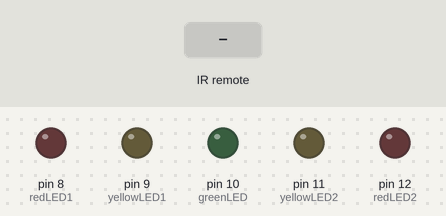
Bench run of a sketch on a simulated Arduino Uno, built with avr-gcc and run on an emulated ATmega328P. Parts: output pins drawn as LEDs (lit = HIGH). Dashed ring = blinking. The inputs (shaded band) are chosen by the test bench. Random numbers use the default seed unless the sketch sets one.

Above: at 1.2 s.
1.3 s: infrared code 0xFF30CF received
At 4.1 s:
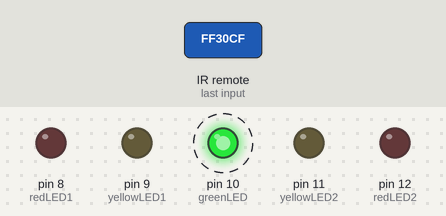
4.3 s: infrared code 0xFF18E7 received
At 6.1 s:
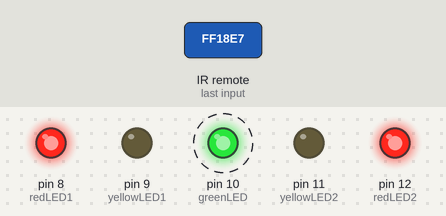
7.3 s: infrared code 0xFF7A85 received
At 10.1 s:
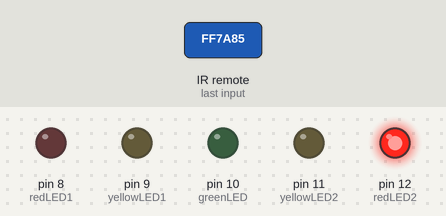
10.3 s: infrared code 0xFF629D received
Timing chart, 0 to 13.8 s (numbered marks = the images above; inputs shaded):
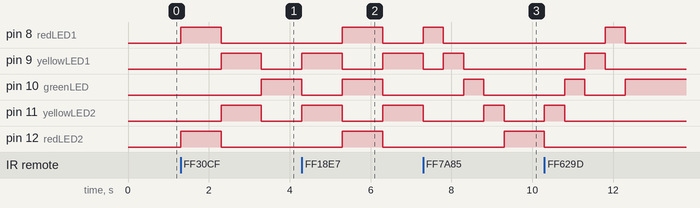

Measured:
- after the input at 1.3 s, pin 8 (redLED1), pin 12 (redLED2): LOW → HIGH at once, → LOW 1.0 s later; pin 9 (yellowLED1), pin 11 (yellowLED2): LOW → HIGH after 1.0 s, → LOW 1.0 s later; pin 10 (greenLED): LOW → HIGH after 2.0 s
- after the input at 4.3 s, pin 8 (redLED1), pin 12 (redLED2): LOW → HIGH after 1.0 s, → LOW 1.0 s later
- after the input at 7.3 s, pin 8 (redLED1): LOW → HIGH at once, → LOW 0.50 s later; pin 10 (greenLED): LOW → HIGH after 1.0 s, → LOW 0.50 s later; pin 12 (redLED2): LOW → HIGH after 2.0 s

The sketch:

remote_LEDs.ino
```cpp
#include <IRremote.h>
#include <stdlib.h>

const int RECV_PIN = 7;
IRrecv irrecv(RECV_PIN);
decode_results results;
const int redLED1 = 8;
const int yellowLED1 = 9;
const int greenLED = 10;
const int yellowLED2 = 11;
const int redLED2 = 12;

void setup(){
  irrecv.enableIRIn();
  // irrecv.blink13(true); deprecated(apparently -_-)
  pinMode(redLED1, OUTPUT);
  pinMode(yellowLED1, OUTPUT);
  pinMode(greenLED, OUTPUT);
  pinMode(yellowLED2, OUTPUT);
  pinMode(redLED2, OUTPUT);

}

void loop(){
  if (irrecv.decode(&results)){
    switch(results.value){
      case 0xFF30CF: //key 1
        blinkByColour();
        break;
      case 0xFF629D: //key MODE
        testPin();
        break;
      case 0xFF18E7: //key 2
        oddAndEven();
        break;
      case 0xFF7A85: //key 3
        scrolling();
        break;
      case 0xFF10EF: //key 4
        randomPins();
        break;
    }

    irrecv.resume();
  }
}

void testPin(){
  while (true){
    digitalWrite(greenLED, HIGH);
    delay(2000);
    digitalWrite(greenLED, LOW);
    delay(1000);

    if (results.value != 0xFF629D)
      break;
  }


}

void blinkByColour(){
  // Red LEDs
  digitalWrite(redLED1, HIGH);
  digitalWrite(redLED2, HIGH);

  delay(1000);

  digitalWrite(redLED1, LOW);
  digitalWrite(redLED2, LOW);

  // Yellow LEDs
  digitalWrite(yellowLED1, HIGH);
  digitalWrite(yellowLED2, HIGH);

  delay(1000);

  digitalWrite(yellowLED1, LOW);
  digitalWrite(yellowLED2, LOW);

  // Green LEDs
  digitalWrite(greenLED, HIGH);

  delay(1000);

  digitalWrite(greenLED, LOW);

  // Yellow LEDs
  digitalWrite(yellowLED1, HIGH);
  digitalWrite(yellowLED2, HIGH);

  delay(1000);

  digitalWrite(yellowLED1, LOW);
  digitalWrite(yellowLED2, LOW);
}

void oddAndEven(){
  // Odd positions
  digitalWrite(redLED1, HIGH);
  digitalWrite(greenLED, HIGH);
  digitalWrite(redLED2, HIGH);

  delay(1000);

  digitalWrite(redLED1, LOW);
  digitalWrite(greenLED, LOW);
  digitalWrite(redLED2, LOW);

  // Even positions
  digitalWrite(yellowLED1, HIGH);
  digitalWrite(yellowLED2, HIGH);

  delay(1000);

  digitalWrite(yellowLED1, LOW);
  digitalWrite(yellowLED2, LOW);
}

void scrolling(){

  // loop from the lowest pin to the highest
  for (int pin = 8; pin < 13; pin++){
    digitalWrite(pin, HIGH);
    delay(500);
    digitalWrite(pin, LOW);
  }

  // loop from the highest pin to the lowest
  for (int pin = 12; pin >= 8; pin--){
    digitalWrite(pin, HIGH);
    delay(500);
    digitalWrite(pin, LOW);
  }
}

void randomPins(){
  for (int num = 0; num < 10; num++){
    int randomPin = rand() % 5 + 8;
    digitalWrite(randomPin, HIGH);
    delay(900);
    digitalWrite(randomPin, LOW);
  }

}
```
